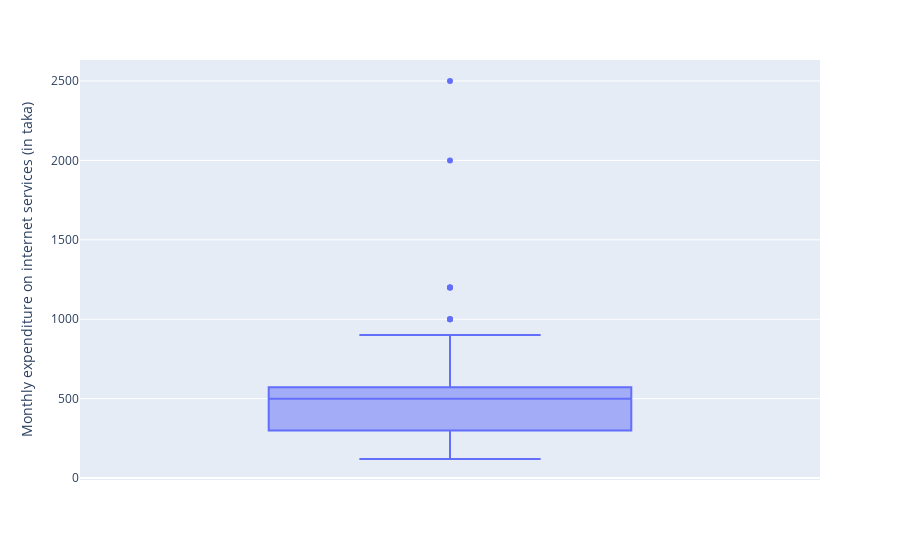

Notebook cell for this chart:
### Code cell
#alternative

fig = px.box(Expenditure,y="Monthly expenditure on internet services (in taka)")
fig.show()

### Figure 1 — Plotly figure (JSON) as saved in the notebook; plotly's stock layout.template omitted (floating-point values rounded to 4 significant figures)
{"data": [{"alignmentgroup": "True", "hovertemplate": "Monthly expenditure on internet services (in taka)=%{y}<extra></extra>", "legendgroup": "", "marker": {"color": "#636efa"}, "name": "", "notched": false, "offsetgroup": "", "orientation": "v", "showlegend": false, "type": "box", "x0": " ", "xaxis": "x", "y": [500, 400, 500, 450, 500, 900, 2500, 500, 450, 200, 500, 200, 400, 150, 500, 300, 300, 250, 500, 700, 250, 300, 120, 800, 600, 550, 300, 300, 800, 1200, 500, 300, 300, 500, 500, 300, 150, 580, 150, 300, 700, 1000, 500, 300, 2000, 500, 500, 700, 200, 500, 300, 400, 500, 200, 200, 1000, 900, 300, 200, 500, 500, 500, 600, 300, 1200, 500, 500, 1000, 500, 265, 125, 200, 1200, 600, 350], "y0": " ", "yaxis": "y"}], "layout": {"boxmode": "group", "legend": {"tracegroupgap": 0}, "margin": {"t": 60}, "xaxis": {"anchor": "y", "domain": [0, 1]}, "yaxis": {"anchor": "x", "domain": [0, 1], "title": {"text": "Monthly expenditure on internet services (in taka)"}}}}
